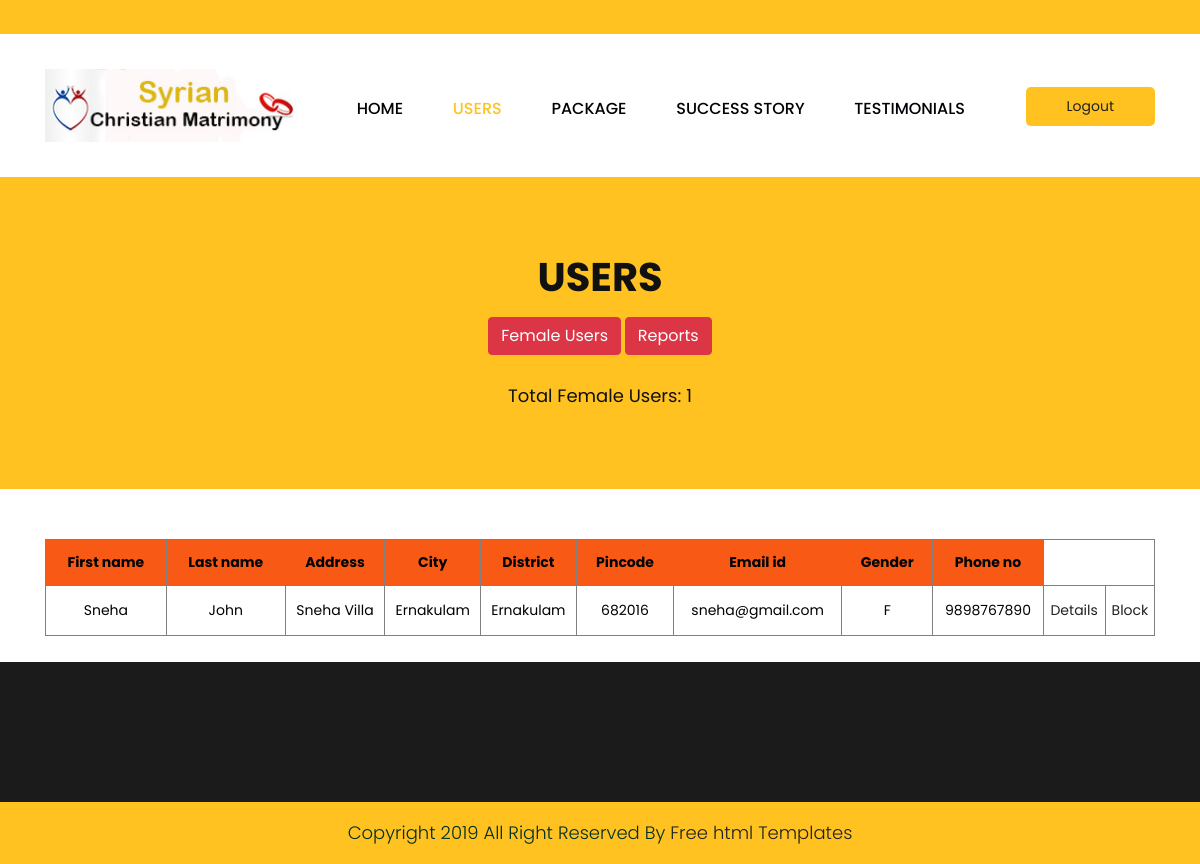
/viewuserf.php, run on the app's committed database.
### tables this page shows
CREATE TABLE `tbl_user` (
  `uid` int(20) NOT NULL AUTO_INCREMENT,
  `firstname` varchar(20) NOT NULL,
  `lastname` varchar(30) NOT NULL,
  `adress` varchar(100) NOT NULL,
  `city` varchar(50) NOT NULL,
  `district` varchar(30) NOT NULL,
  `pincode` int(10) NOT NULL,
  `emailid` varchar(50) NOT NULL,
  `gender` varchar(10) NOT NULL,
  `phoneno` varchar(12) NOT NULL,
  `pack` int(20) DEFAULT NULL,
  `edate` date DEFAULT NULL,
  `status` varchar(10) DEFAULT NULL,
  `img` varchar(100) DEFAULT NULL,
  `pstatus` varchar(20) DEFAULT NULL,
  PRIMARY KEY (`uid`)
);

### DatabaseCon.php (called while the page is built, shortened)
<?php
class DatabaseCon {
private $dbhost = 'localhost:3306';
private $dbuser = 'root';
private $dbpass = '';
private $db = 'matrimony';
private $conn;
   function __construct()
   		 {
      		$this->conn = mysqli_connect($this->dbhost, $this->dbuser, $this->dbpass, $this->db);
        }
   function selectData($str)
   {
   $retval=mysqli_query($this->conn,$str);
   return $retval;
   }
}
?>

### viewuserf.php (the view, shortened to what this page needs)
<!DOCTYPE html>
<html lang="en">
   <head>
      <link rel="stylesheet" href="css/bootstrap.min.css">
      <link rel="stylesheet" href="css/style.css">
      <link rel="stylesheet" href="css/responsive.css">
      <link rel="stylesheet" href="css/jquery.mCustomScrollbar.min.css">
      <link rel="stylesheet" href="https://netdna.bootstrapcdn.com/font-awesome/4.0.3/css/font-awesome.css">
      <link rel="stylesheet" href="https://cdnjs.cloudflare.com/ajax/libs/fancybox/2.1.5/jquery.fancybox.min.css" media="screen">
   </head>
   <body class="main-layout">
      <header>
         <div class="header">
            <div class="head_top">
               <div class="container">
                  <div class="row">
                    <div class="col-xl-6 col-lg-6 col-md-6 col-sm-12">
                  </div>
                  <div class="col-xl-6 col-lg-6 col-md-6 col-sm-12">
                       <div class="top-box">
                        <p>&nbsp;</p>
                    </div>
                  </div>
               </div>
            </div>
         </div>
         <div class="container">
            <div class="row">
               <div class="col-xl-3 col-lg-3 col-md-3 col-sm-3 col logo_section">
                  <div class="full">
                     <div class="center-desk">
                        <div class="logo"> <a href="index.html"><img src="images/logo.jpg" alt="logo"/></a> </div>
                     </div>
                  </div>
               </div>
               <div class="col-xl-7 col-lg-7 col-md-9 col-sm-9">
                  <div class="menu-area">
                     <div class="limit-box">
                        <nav class="main-menu">
                             <ul class="menu-area-main">
                              <li > <a href="adminhome.php">Home</a> </li>
								<li class="active"> <a href="viewuser.php">Users</a> </li>
						      <li> <a href="packages.php">Package</a> </li>
							   <li> <a href="viewstory.php">Success Story</a> </li>
							    <li> <a href="viewreview.php">Testimonials</a> </li>
                         </ul>
                        </nav>
                     </div>
                  </div>
               </div>
               <div class="col-xl-2 col-lg-2 col-md-2 col-sm-2">
           <li><a class="buy" href="index.php">Logout</a></li>
               </div>
            </div>
         </div>
      </header>
      <div class="brand_color">
        <div class="container">
            <div class="row">
                <div class="col-md-12">
                    <div class="titlepage">
                        <h2>Users</h2>
						<a href="viewuserf.php"><button class="btn btn-danger">Female Users</button></a>
						<a href="reports.php?pid=0"><button class="btn btn-danger">Reports</button></a>
																		<?php
include('DatabaseCon.php');
$db=new DatabaseCon();
$s1="select count(*) as cnt from tbl_user where gender='F' and status='true'";
$rs1=$db->selectData($s1);
$row1=mysqli_fetch_array($rs1);
$cnt=$row1['cnt'];
?>
<h3><br/>Total Female Users: <?php echo $cnt;?></h3>
                    </div>
                </div>
            </div>
        </div>
    </div>
    <div class="contact">
        <div class="container">
            <div class="row">
                <div class="col-md-12">
<table border="1" style="color:black;width:100%;text-align:center;" >
<tr style="background-color:#F85A16;color:black;height:30px">
<th style="padding:10px;">First name</th>
<th style="padding:10px;">Last name</th>
<th style="padding:10px;">Address</th>
<th style="padding:10px;">City</th>
<th style="padding:10px;">District</th>
<th style="padding:10px;">Pincode</th>
<th style="padding:10px;">Email id</th>
<th style="padding:10px;">Gender</th>
<th style="padding:10px;">Phone no</th>
</tr>
<?php
$s="select*from tbl_user where gender='F' and status='true'";
$rs=$db->selectData($s);
while($row=mysqli_fetch_array($rs)){
?>
<tr style="height:50px;">
<td><?php echo $row['firstname'];?></td>
<td><?php echo $row['lastname'];?></td>
<td><?php echo $row['adress'];?></td>
<td><?php echo $row['city'];?></td>
<td><?php echo $row['district'];?></td>
<td><?php echo $row['pincode'];?></td>
<td><?php echo $row['emailid'];?></td>
<td><?php echo $row['gender'];?></td>
<td><?php echo $row['phoneno'];?></td>
<td><a href="details1.php?uid=<?php echo $row['uid'];?>">Details</a></td>
<td><a href="block.php?uid=<?php echo $row['uid'];?>">Block</a></td>
</tr>
<?php } ?>
</table>
<br/>
                </div>
            </div>
        </div>
    </div>
      <footr>
         <div class="footer">
            <div class="copyright">
               <p>Copyright 2019 All Right Reserved By <a href="https://html.design/">Free html Templates</a></p>
            </div>
      </div>
      </footr>
   </body>
</html>

### css/style.css (style rules this page uses)
* { box-sizing: border-box !important; }
html { scroll-behavior: smooth; }
body { color: #666666; font-size: 14px; font-family: 'poppins', sans-serif; line-height: 1.80857; font-weight: normal; overflow-x: hidden; }
a { color: #1f1f1f; text-decoration: none !important; outline: none !important; -webkit-transition: all .3s ease-in-out; -moz-transition: all .3s ease-in-out; -ms-transition: all .3s ease-in-out; -o-transition: all .3s ease-in-out; transition: all .3s ease-in-out; }
h1, h2, h3, h4, h5, h6 { letter-spacing: 0; font-weight: normal; position: relative; padding: 0 0 10px 0; font-weight: normal; line-height: normal; color: #111111; margin: 0 }
h2 { font-size: 22px }
h3 { font-size: 18px }
*, *::after, *::before { -webkit-box-sizing: border-box; -moz-box-sizing: border-box; box-sizing: border-box; }
ul, li, ol { margin: 0px; padding: 0px; list-style: none; }
p { margin: 0px; font-weight: 300; font-size: 15px; line-height: 24px; }
a { color: #222222; text-decoration: none; outline: none !important; }
a, .btn { text-decoration: none !important; outline: none !important; -webkit-transition: all .3s ease-in-out; -moz-transition: all .3s ease-in-out; -ms-transition: all .3s ease-in-out; -o-transition: all .3s ease-in-out; transition: all .3s ease-in-out; }
img { max-width: 100%; height: auto; }
button { border: 0; margin: 0; padding: 0; cursor: pointer; }
.full { float: left; width: 100%; }
.full { width: 100%; float: left; margin: 0; padding: 0; }
.logo_section { text-align: center; }
.logo { float: left; }
nav.main-menu { float: right; margin-left: 0; }
.menu-area-main li.active a { color: #ffc221; }
.main-menu { text-align: center; }
.main-menu ul { margin: 0; list-style-type: none; }
.main-menu ul>li { display: inline-block; position: relative; }
.main-menu ul>li a { padding: 30px 23px 0 23px; line-height: 20px; font-size: 16px; display: block; font-weight: 500; color: #010005; text-transform: uppercase; }
.main-menu ul li:last-child a { padding-right: 0; }
.main-menu ul li:first-child { margin-left: 0; }
.main-menu ul>li { position: inherit; display: inline-block; vertical-align: middle; }
.buy { background: #ffc221; padding: 7px 41px !important; margin-top: 18px; border-radius: 5px; display: inline-block; float: right; }
.head_top { background: #ffc221; margin-bottom: 35px; }
.top-box p { float: right; padding-top: 10px; color: #000; }
.header { background: #fff; padding-bottom: 35px; }
.logo a { font-size: 40px; font-weight: bold; text-transform: uppercase; color: #fff; line-height: 40px; }
.footer { background: #1b1b1b; padding-top: 70px; }
.contact { margin-top: 50px; }
.copyright { background-color: #ffc221; padding: 20px 0px; margin-top: 70px; }
.copyright p { color: #023023; font-size: 18px; line-height: 22px; text-align: center; }
.brand_color .titlepage h2 { font-weight: bold; font-size: 40px !important; text-transform: uppercase; }
.brand_color { background-color: #ffc221; }
.brand_color .titlepage { margin-top: 70px; padding-bottom: 70px; text-align: center; }

### data on the page
tbl_user: firstname "Sneha", lastname "John", adress "Sneha Villa", city "Ernakulam", district "Ernakulam", pincode "682016", emailid "sneha@gmail.com", gender "F", phoneno "9898767890"

### other printed values
$cnt "1"
